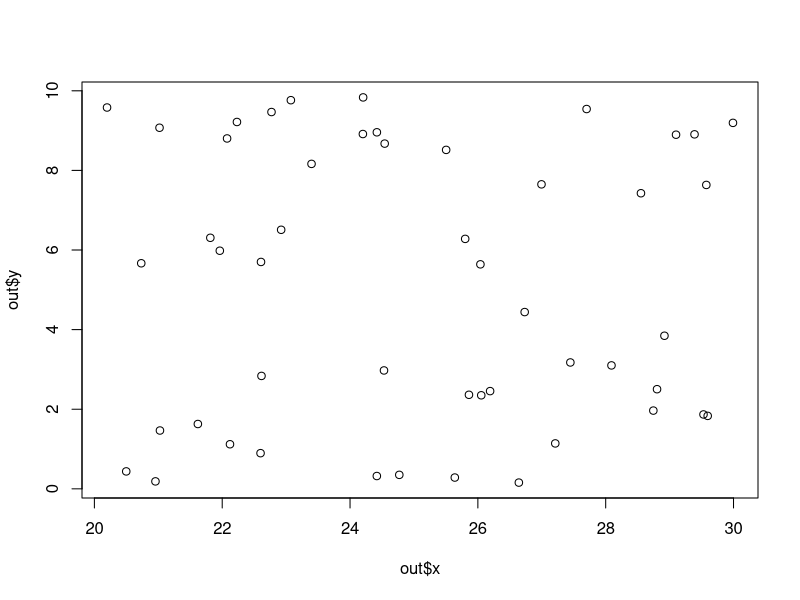
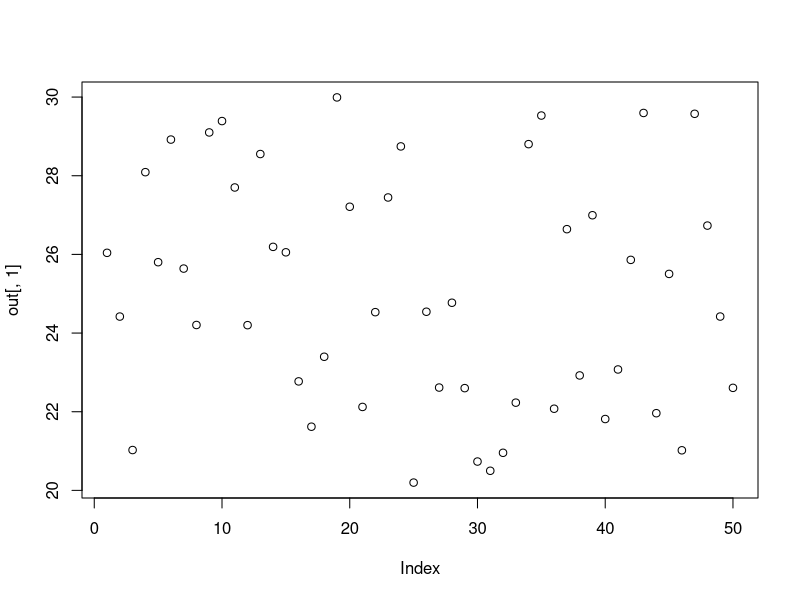

The R script that drew these images, in order:
## ---- chunk 1
2+4+7 # Sum 

# Order of operation
1/2*3+4-5
1/2*(3+4-5)
1/(2*(3+4-5))
1/(2*3+4-5) 
## Notice how output changes with the placement of operators

# Other operators:
2^3
log(10)
sqrt(4)
pi

# Clear the Environment
rm(list=ls())
## ---- chunk 2
# The "is equal to" or "assignment operator in R is "<-" or "=" 

# Generate sample data
data<-c(1,4,2,3,9)

# rbind combines data by rows, and hence "r"bind
# cbind combines data by columns, and hence "c"bind

# Checking the properties of a dataset. Note: the na.rm argument ignores NA values in the dataset.
data=rbind(1,4,2,3,9) 
dim(data)           # [5,1]: 5 rows, 1 column
data[2,1]           # Show the value in row 2, column 1
data[c(2:5),1]      # Show a range of values in column 1
mean(data, na.rm=T) # Mean
max(data)           # Maximum
min(data)           # Minimum
sd(data)            # Standard deviation
var(data)           # Variance

summary(data) 
str(data)        # Prints structure of data
head(data)       # Returns the 1st 6 items in the object
head(data, 2)    # Print first 2
tail(data, 2)    # Print last 2

# Do the same, but with "c()" instead of "rbind"
data=c(1,4,2,3,9) 
dim(data)        # Note: dim is NULL
length(data)     # Length of a dataset is the number of variables (columns)

data[2]          # This should give you 4 

# Other operators work in the same way
mean(data)       # Mean
max(data)        # Maximum
min(data)        # Minimum
sd(data)         # Standard deviation
var(data)        # Variance

# Text data
data=c("TAMU","GEOS","BAEN","WMHS") 
data             # View
data[1]

# Mixed data
data=c(1,"GEOS",10,"WMHS") # All data is treated as text if one value is text
data[3]                    # Note how output is in quotes i.e. "10"

## ---- chunk 3
# Lets make a random matrix
test_mat = matrix( c(2, 4, 3, 1, 5, 7), # The data elements 
  nrow=2,         # Number of rows 
  ncol=3,         # Number of columns 
  byrow = TRUE)   # Fill matrix by rows 

test_mat = matrix( c(2, 4, 3, 1, 5, 7),nrow=2,ncol=3,byrow = TRUE) # Same result 
test_mat


test_mat[,2]      # Display all rows, and second column
test_mat[2,]      # Display second row, all columns

# Types of datasets
out = as.matrix(test_mat)
out               # This is a matrix
out = as.array(test_mat)
out               # This is also a matrix
out = as.vector(test_mat)
out               # This is just a vector

# Data frame and list
data1=runif(50,20,30) # Create 50 random numbers between 20 and 30  
data2=runif(50,0,10)  # Create 50 random numbers between 0 and 10  

# Lists
out = list()        # Create and empty list
out[[1]] = data1    # Notice the brackets "[[ ]]" instead of "[ ]"
out[[2]] = data2
out[[1]]          # Contains data1 at this location

# Data frame
out=data.frame(x=data1, y=data2)

# Let's see how it looks!
plot(out$x, out$y)
plot(out[,1])
